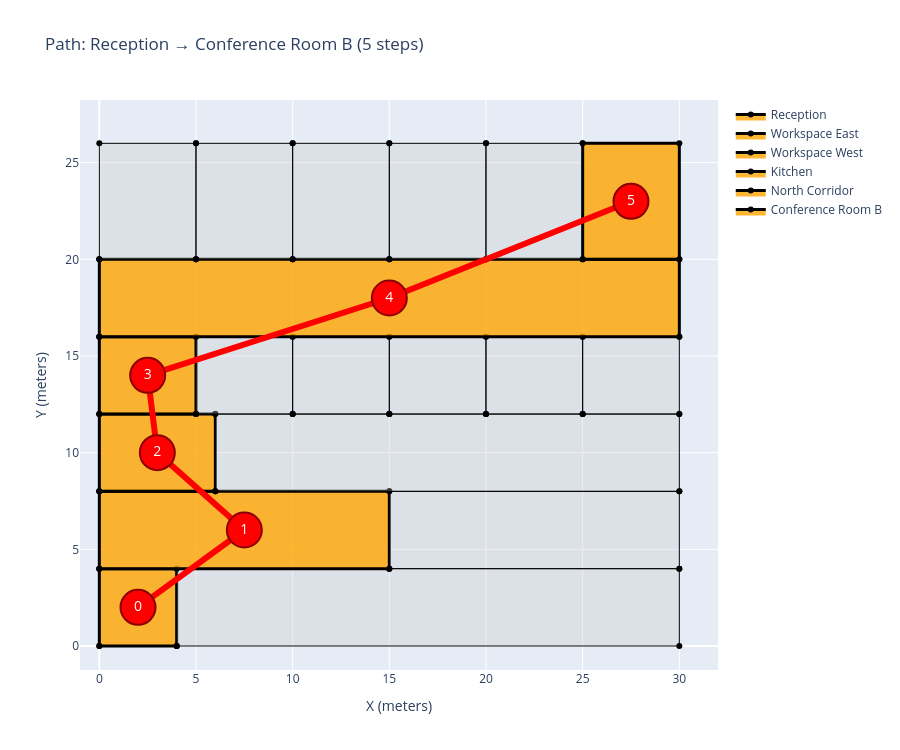

Notebook source saved alongside this figure:
### Markdown cell above
## 8. Visualize a Path

### Code cell
def visualize_path(start_name, end_name):
    """Visualize a specific path"""
    fig = go.Figure()
    
    cells = floorplan.Cells()
    dist, path = find_path(start_name, end_name)
    path_set = set(path)
    
    # Draw all rooms
    for i, cell in enumerate(cells):
        faces = cell.Faces()
        for face in faces:
            vertices = face.Vertices()
            coords = [v.Coordinates() for v in vertices]
            z_coords = [c[2] for c in coords]
            if all(abs(z) < 0.01 for z in z_coords):
                x = [c[0] for c in coords] + [coords[0][0]]
                y = [c[1] for c in coords] + [coords[0][1]]
                
                if room_names[i] in path_set:
                    color = 'rgba(255, 165, 0, 0.8)'  # Orange
                    width = 3
                else:
                    color = 'rgba(200, 200, 200, 0.3)'
                    width = 1
                
                fig.add_trace(go.Scatter(
                    x=x, y=y,
                    fill='toself',
                    fillcolor=color,
                    line=dict(color='black', width=width),
                    name=room_names[i],
                    hoverinfo='name',
                    showlegend=room_names[i] in path_set
                ))
                break
    
    # Draw path edges
    for i in range(len(path) - 1):
        idx1 = room_names.index(path[i])
        idx2 = room_names.index(path[i + 1])
        p1 = graph_vertices[idx1].Coordinates()
        p2 = graph_vertices[idx2].Coordinates()
        
        fig.add_trace(go.Scatter(
            x=[p1[0], p2[0]],
            y=[p1[1], p2[1]],
            mode='lines',
            line=dict(color='red', width=6),
            showlegend=False
        ))
    
    # Draw path vertices with step numbers
    path_coords = [graph_vertices[room_names.index(name)].Coordinates() for name in path]
    x = [c[0] for c in path_coords]
    y = [c[1] for c in path_coords]
    
    fig.add_trace(go.Scatter(
        x=x, y=y,
        mode='markers+text',
        marker=dict(size=35, color='red', line=dict(color='darkred', width=2)),
        text=[str(i) for i in range(len(path))],
        textposition='middle center',
        textfont=dict(size=14, color='white'),
        hovertext=path,
        hoverinfo='text',
        showlegend=False
    ))
    
    fig.update_layout(
        title=f'Path: {start_name} → {end_name} ({dist} steps)',
        xaxis=dict(title='X (meters)', scaleanchor='y', scaleratio=1, range=[-1, 32]),
        yaxis=dict(title='Y (meters)', range=[-1, 28]),
        width=900,
        height=750
    )
    
    return fig

# Visualize path from Reception to Conference Room B
fig_path = visualize_path('Reception', 'Conference Room B')
fig_path.show()

### Figure 1 — Plotly figure (JSON) as saved in the notebook; plotly's stock layout.template omitted (floating-point values rounded to 4 significant figures)
{"data": [{"fill": "toself", "fillcolor": "rgba(255, 165, 0, 0.8)", "hoverinfo": "name", "line": {"color": "black", "width": 3}, "name": "Reception", "showlegend": true, "type": "scatter", "x": [0, 0, 4, 4, 0], "y": [0, 4, 4, 0, 0]}, {"fill": "toself", "fillcolor": "rgba(200, 200, 200, 0.3)", "hoverinfo": "name", "line": {"color": "black", "width": 1}, "name": "Lobby", "showlegend": false, "type": "scatter", "x": [4, 4, 30, 30, 4], "y": [0, 4, 4, 0, 0]}, {"fill": "toself", "fillcolor": "rgba(255, 165, 0, 0.8)", "hoverinfo": "name", "line": {"color": "black", "width": 3}, "name": "Workspace East", "showlegend": true, "type": "scatter", "x": [0, 0, 15, 15, 0], "y": [4, 8, 8, 4, 4]}, {"fill": "toself", "fillcolor": "rgba(200, 200, 200, 0.3)", "hoverinfo": "name", "line": {"color": "black", "width": 1}, "name": "Open Meeting Area", "showlegend": false, "type": "scatter", "x": [15, 15, 30, 30, 15], "y": [4, 8, 8, 4, 4]}, {"fill": "toself", "fillcolor": "rgba(255, 165, 0, 0.8)", "hoverinfo": "name", "line": {"color": "black", "width": 3}, "name": "Workspace West", "showlegend": true, "type": "scatter", "x": [0, 0, 6, 6, 0], "y": [8, 12, 12, 8, 8]}, {"fill": "toself", "fillcolor": "rgba(200, 200, 200, 0.3)", "hoverinfo": "name", "line": {"color": "black", "width": 1}, "name": "South Corridor", "showlegend": false, "type": "scatter", "x": [6, 6, 30, 30, 6], "y": [8, 12, 12, 8, 8]}, {"fill": "toself", "fillcolor": "rgba(255, 165, 0, 0.8)", "hoverinfo": "name", "line": {"color": "black", "width": 3}, "name": "Kitchen", "showlegend": true, "type": "scatter", "x": [0, 0, 5, 5, 0], "y": [12, 16, 16, 12, 12]}, {"fill": "toself", "fillcolor": "rgba(200, 200, 200, 0.3)", "hoverinfo": "name", "line": {"color": "black", "width": 1}, "name": "Break Room", "showlegend": false, "type": "scatter", "x": [5, 5, 10, 10, 5], "y": [12, 16, 16, 12, 12]}, {"fill": "toself", "fillcolor": "rgba(200, 200, 200, 0.3)", "hoverinfo": "name", "line": {"color": "black", "width": 1}, "name": "Server Room", "showlegend": false, "type": "scatter", "x": [10, 10, 15, 15, 10], "y": [12, 16, 16, 12, 12]}, {"fill": "toself", "fillcolor": "rgba(200, 200, 200, 0.3)", "hoverinfo": "name", "line": {"color": "black", "width": 1}, "name": "Storage", "showlegend": false, "type": "scatter", "x": [15, 15, 20, 20, 15], "y": [12, 16, 16, 12, 12]}, {"fill": "toself", "fillcolor": "rgba(200, 200, 200, 0.3)", "hoverinfo": "name", "line": {"color": "black", "width": 1}, "name": "WC (Men)", "showlegend": false, "type": "scatter", "x": [20, 20, 25, 25, 20], "y": [12, 16, 16, 12, 12]}, {"fill": "toself", "fillcolor": "rgba(200, 200, 200, 0.3)", "hoverinfo": "name", "line": {"color": "black", "width": 1}, "name": "WC (Women)", "showlegend": false, "type": "scatter", "x": [25, 25, 30, 30, 25], "y": [12, 16, 16, 12, 12]}, {"fill": "toself", "fillcolor": "rgba(255, 165, 0, 0.8)", "hoverinfo": "name", "line": {"color": "black", "width": 3}, "name": "North Corridor", "showlegend": true, "type": "scatter", "x": [0, 0, 30, 30, 0], "y": [16, 20, 20, 16, 16]}, {"fill": "toself", "fillcolor": "rgba(200, 200, 200, 0.3)", "hoverinfo": "name", "line": {"color": "black", "width": 1}, "name": "Conference Room A", "showlegend": false, "type": "scatter", "x": [0, 0, 5, 5, 0], "y": [20, 26, 26, 20, 20]}, {"fill": "toself", "fillcolor": "rgba(200, 200, 200, 0.3)", "hoverinfo": "name", "line": {"color": "black", "width": 1}, "name": "Office 1", "showlegend": false, "type": "scatter", "x": [5, 5, 10, 10, 5], "y": [20, 26, 26, 20, 20]}, {"fill": "toself", "fillcolor": "rgba(200, 200, 200, 0.3)", "hoverinfo": "name", "line": {"color": "black", "width": 1}, "name": "Office 2", "showlegend": false, "type": "scatter", "x": [10, 10, 15, 15, 10], "y": [20, 26, 26, 20, 20]}, {"fill": "toself", "fillcolor": "rgba(200, 200, 200, 0.3)", "hoverinfo": "name", "line": {"color": "black", "width": 1}, "name": "Office 3", "showlegend": false, "type": "scatter", "x": [15, 15, 20, 20, 15], "y": [20, 26, 26, 20, 20]}, {"fill": "toself", "fillcolor": "rgba(200, 200, 200, 0.3)", "hoverinfo": "name", "line": {"color": "black", "width": 1}, "name": "Office 4", "showlegend": false, "type": "scatter", "x": [20, 20, 25, 25, 20], "y": [20, 26, 26, 20, 20]}, {"fill": "toself", "fillcolor": "rgba(255, 165, 0, 0.8)", "hoverinfo": "name", "line": {"color": "black", "width": 3}, "name": "Conference Room B", "showlegend": true, "type": "scatter", "x": [25, 25, 30, 30, 25], "y": [20, 26, 26, 20, 20]}, {"line": {"color": "red", "width": 6}, "mode": "lines", "showlegend": false, "type": "scatter", "x": [2, 7.5], "y": [2, 6]}, {"line": {"color": "red", "width": 6}, "mode": "lines", "showlegend": false, "type": "scatter", "x": [7.5, 3], "y": [6, 10]}, {"line": {"color": "red", "width": 6}, "mode": "lines", "showlegend": false, "type": "scatter", "x": [3, 2.5], "y": [10, 14]}, {"line": {"color": "red", "width": 6}, "mode": "lines", "showlegend": false, "type": "scatter", "x": [2.5, 15], "y": [14, 18]}, {"line": {"color": "red", "width": 6}, "mode": "lines", "showlegend": false, "type": "scatter", "x": [15, 27.5], "y": [18, 23]}, {"hoverinfo": "text", "hovertext": ["Reception", "Workspace East", "Workspace West", "Kitchen", "North Corridor", "Conference Room B"], "marker": {"color": "red", "line": {"color": "darkred", "width": 2}, "size": 35}, "mode": "markers+text", "showlegend": false, "text": ["0", "1", "2", "3", "4", "5"], "textfont": {"color": "white", "size": 14}, "textposition": "middle center", "type": "scatter", "x": [2, 7.5, 3, 2.5, 15, 27.5], "y": [2, 6, 10, 14, 18, 23]}], "layout": {"height": 750, "title": {"text": "Path: Reception → Conference Room B (5 steps)"}, "width": 900, "xaxis": {"range": [-1, 32], "scaleanchor": "y", "scaleratio": 1, "title": {"text": "X (meters)"}}, "yaxis": {"range": [-1, 28], "title": {"text": "Y (meters)"}}}}
